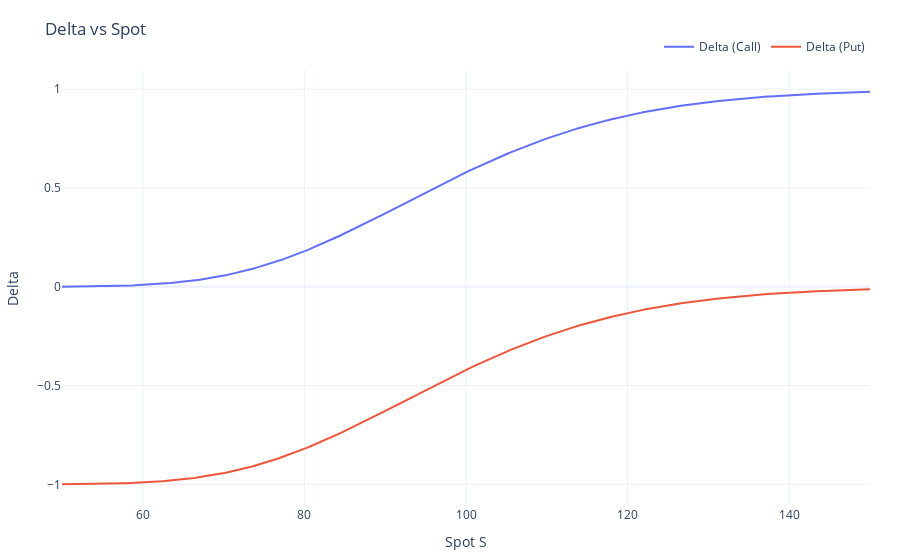

The notebook cell saved with this chart:
### Markdown cell above
#### Delta vs Spot

- Call delta is between 0 and 1.
- Put delta is between -1 and 0.

**Hedging intuition:**  Delta is the number of shares required (locally) to hedge a small spot move.

### Code cell
delta_call_vals = [delta_call(S, **params) for S in S_grid]
delta_put_vals  = [delta_put(S, **params) for S in S_grid]

fig = multi_line_plot(
    S_grid,
    {"Delta (Call)": delta_call_vals, "Delta (Put)": delta_put_vals},
    title="Delta vs Spot",
    xlab="Spot S",
    ylab="Delta"
)
fig.show()

### Figure 1 — Plotly figure (JSON) as saved in the notebook; plotly's stock layout.template omitted (floating-point values rounded to 4 significant figures; data arrays with more than 128 entries replaced by an {"elided": "..."} marker saying what was removed)
{"data": [{"mode": "lines", "name": "Delta (Call)", "type": "scatter", "x": {"elided": "300 float values"}, "y": {"elided": "300 float values"}}, {"mode": "lines", "name": "Delta (Put)", "type": "scatter", "x": {"elided": "300 float values"}, "y": {"elided": "300 float values"}}], "layout": {"legend": {"orientation": "h", "x": 1, "xanchor": "right", "y": 1.02, "yanchor": "bottom"}, "margin": {"b": 50, "l": 50, "r": 30, "t": 70}, "title": {"text": "Delta vs Spot"}, "xaxis": {"title": {"text": "Spot S"}}, "yaxis": {"title": {"text": "Delta"}}}}
